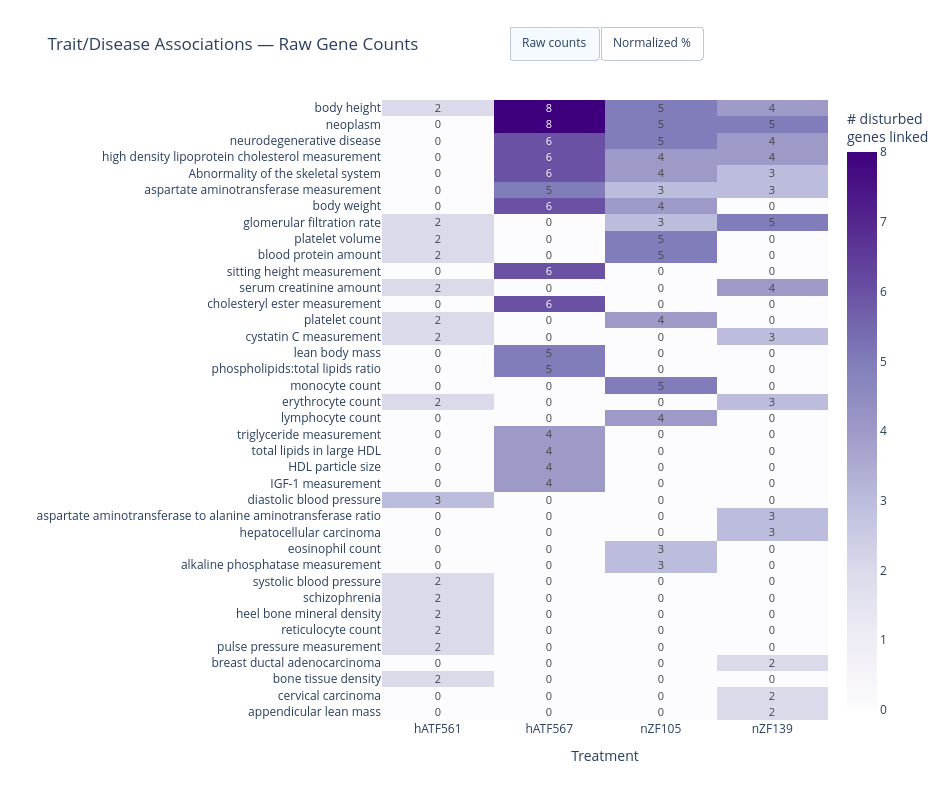

Write notebook code for a chart like this one.
### Markdown cell above
Of the [threshold] top-disturbed genes from this treatment, [n_genes] of them have known associations with [trait]. The strongest single gene-trait link has evidence score [max_score].

### Code cell
import plotly.graph_objects as go

# Collect each frontier treatment's top traits
trait_rows = []
for tx in pareto_treatments:
    top_genes = off_target_results[tx]
    enriched = top_genes.merge(trait_associations, on='gene_id', how='left').dropna(subset=['disease_name'])
    top = (enriched
           .groupby('disease_name')
           .agg(n_genes=('gene_id', 'nunique'), max_score=('association_score', 'max'))
           .sort_values('n_genes', ascending=False)
           .head(15)
           .reset_index())
    top['treatment'] = tx
    trait_rows.append(top)

trait_long = pd.concat(trait_rows, ignore_index=True)

# Normalize by total disturbed genes per treatment
treatment_totals = {tx: len(off_target_results[tx]) for tx in pareto_treatments}
trait_long['pct_of_disturbed'] = trait_long.apply(
    lambda r: r['n_genes'] / treatment_totals[r['treatment']] * 100, axis=1
)

# Pivot both views
count_data = trait_long.pivot_table(
    index='disease_name', columns='treatment', values='n_genes', fill_value=0
)
pct_data = trait_long.pivot_table(
    index='disease_name', columns='treatment', values='pct_of_disturbed', fill_value=0
)

# Sort by total impact (using counts for ordering, applied to both)
order = count_data.sum(axis=1).sort_values(ascending=True).index
count_data = count_data.loc[order]
pct_data = pct_data.loc[order]

# Build figure with both traces, toggle between them via buttons
fig = go.Figure()

# Trace 1: Raw counts (visible by default)
fig.add_trace(go.Heatmap(
    z=count_data.values,
    x=count_data.columns,
    y=count_data.index,
    colorscale='Purples',
    text=count_data.values,
    texttemplate='%{text}',
    textfont=dict(size=11),
    colorbar=dict(title='# disturbed<br>genes linked'),
    visible=True,
    name='Raw counts',
    hovertemplate='Treatment: %{x}<br>Trait: %{y}<br>Genes: %{z}<extra></extra>',
))

# Trace 2: Percentage normalized (hidden by default)
fig.add_trace(go.Heatmap(
    z=pct_data.values,
    x=pct_data.columns,
    y=pct_data.index,
    colorscale='Purples',
    text=pct_data.values,
    texttemplate='%{text:.1f}%',
    textfont=dict(size=11),
    colorbar=dict(title='% of disturbed<br>genes linked'),
    visible=False,
    name='Normalized %',
    hovertemplate='Treatment: %{x}<br>Trait: %{y}<br>Share: %{z:.1f}%<extra></extra>',
))

# Toggle buttons
fig.update_layout(
    updatemenus=[dict(
        type='buttons',
        direction='right',
        x=0.5, xanchor='center',
        y=1.12, yanchor='top',
        showactive=True,
        buttons=[
            dict(label='Raw counts', method='update',
                 args=[{'visible': [True, False]},
                       {'title': 'Trait/Disease Associations — Raw Gene Counts'}]),
            dict(label='Normalized %', method='update',
                 args=[{'visible': [False, True]},
                       {'title': 'Trait/Disease Associations — % of Disturbed Genes per Treatment'}]),
        ],
    )],
    title='Trait/Disease Associations — Raw Gene Counts',
    xaxis_title='Treatment',
    yaxis_title='',
    height=800, width=950,
    template='plotly_white',
)
fig.show()

### Figure 1 — Plotly figure (JSON) as saved in the notebook; plotly's stock layout.template omitted (floating-point values rounded to 4 significant figures; data arrays with more than 128 entries replaced by an {"elided": "..."} marker saying what was removed)
{"data": [{"colorbar": {"title": {"text": "# disturbed<br>genes linked"}}, "colorscale": [[0, "rgb(252,251,253)"], [0.125, "rgb(239,237,245)"], [0.25, "rgb(218,218,235)"], [0.375, "rgb(188,189,220)"], [0.5, "rgb(158,154,200)"], [0.625, "rgb(128,125,186)"], [0.75, "rgb(106,81,163)"], [0.875, "rgb(84,39,143)"], [1, "rgb(63,0,125)"]], "hovertemplate": "Treatment: %{x}<br>Trait: %{y}<br>Genes: %{z}<extra></extra>", "name": "Raw counts", "text": {"elided": "38x4 float values"}, "textfont": {"size": 11}, "texttemplate": "%{text}", "type": "heatmap", "visible": true, "x": ["hATF561", "hATF567", "nZF105", "nZF139"], "y": ["appendicular lean mass", "cervical carcinoma", "bone tissue density", "breast ductal adenocarcinoma", "pulse pressure measurement", "reticulocyte count", "heel bone mineral density", "schizophrenia", "systolic blood pressure", "alkaline phosphatase measurement", "eosinophil count", "hepatocellular carcinoma", "aspartate aminotransferase to alanine aminotransferase ratio", "diastolic blood pressure", "IGF-1 measurement", "HDL particle size", "total lipids in large HDL", "triglyceride measurement", "lymphocyte count", "erythrocyte count", "monocyte count", "phospholipids:total lipids ratio", "lean body mass", "cystatin C measurement", "platelet count", "cholesteryl ester measurement", "serum creatinine amount", "sitting height measurement", "blood protein amount", "platelet volume", "glomerular filtration rate", "body weight", "aspartate aminotransferase measurement", "Abnormality of the skeletal system", "high density lipoprotein cholesterol measurement", "neurodegenerative disease", "neoplasm", "body height"], "z": {"elided": "38x4 float values"}}, {"colorbar": {"title": {"text": "% of disturbed<br>genes linked"}}, "colorscale": [[0, "rgb(252,251,253)"], [0.125, "rgb(239,237,245)"], [0.25, "rgb(218,218,235)"], [0.375, "rgb(188,189,220)"], [0.5, "rgb(158,154,200)"], [0.625, "rgb(128,125,186)"], [0.75, "rgb(106,81,163)"], [0.875, "rgb(84,39,143)"], [1, "rgb(63,0,125)"]], "hovertemplate": "Treatment: %{x}<br>Trait: %{y}<br>Share: %{z:.1f}%<extra></extra>", "name": "Normalized %", "text": {"elided": "38x4 float values"}, "textfont": {"size": 11}, "texttemplate": "%{text:.1f}%", "type": "heatmap", "visible": false, "x": ["hATF561", "hATF567", "nZF105", "nZF139"], "y": ["appendicular lean mass", "cervical carcinoma", "bone tissue density", "breast ductal adenocarcinoma", "pulse pressure measurement", "reticulocyte count", "heel bone mineral density", "schizophrenia", "systolic blood pressure", "alkaline phosphatase measurement", "eosinophil count", "hepatocellular carcinoma", "aspartate aminotransferase to alanine aminotransferase ratio", "diastolic blood pressure", "IGF-1 measurement", "HDL particle size", "total lipids in large HDL", "triglyceride measurement", "lymphocyte count", "erythrocyte count", "monocyte count", "phospholipids:total lipids ratio", "lean body mass", "cystatin C measurement", "platelet count", "cholesteryl ester measurement", "serum creatinine amount", "sitting height measurement", "blood protein amount", "platelet volume", "glomerular filtration rate", "body weight", "aspartate aminotransferase measurement", "Abnormality of the skeletal system", "high density lipoprotein cholesterol measurement", "neurodegenerative disease", "neoplasm", "body height"], "z": {"elided": "38x4 float values"}}], "layout": {"height": 800, "title": {"text": "Trait/Disease Associations — Raw Gene Counts"}, "updatemenus": [{"buttons": [{"args": [{"visible": [true, false]}, {"title": "Trait/Disease Associations — Raw Gene Counts"}], "label": "Raw counts", "method": "update"}, {"args": [{"visible": [false, true]}, {"title": "Trait/Disease Associations — % of Disturbed Genes per Treatment"}], "label": "Normalized %", "method": "update"}], "direction": "right", "showactive": true, "type": "buttons", "x": 0.5, "xanchor": "center", "y": 1.12, "yanchor": "top"}], "width": 950, "xaxis": {"title": {"text": "Treatment"}}, "yaxis": {"title": {"text": ""}}}}
